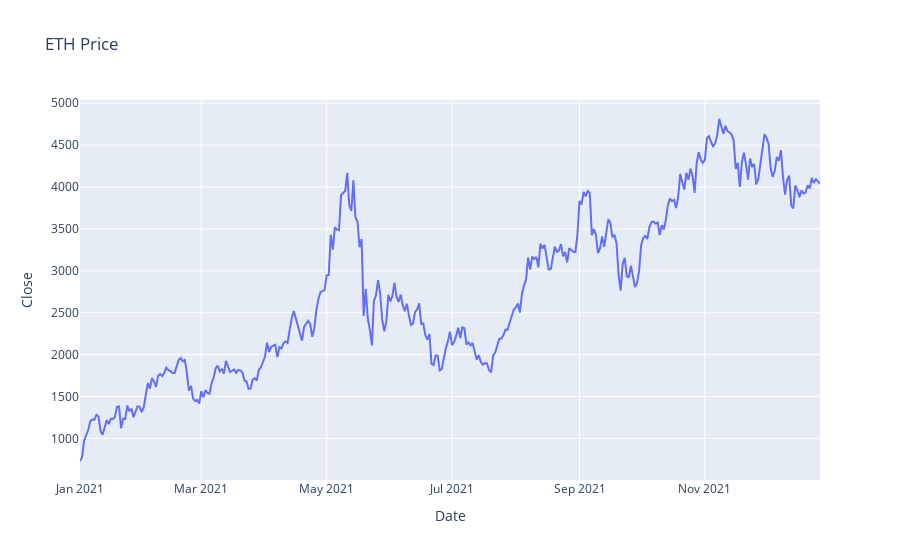

Write notebook code for a chart like this one.
### Code cell
fig = px.line(eth_data, y="Close", 
              title="ETH Price") 
# width=700, height=500
fig.show()

### Figure 1 — Plotly figure (JSON) as saved in the notebook; plotly's stock layout.template omitted (floating-point values rounded to 4 significant figures; data arrays with more than 128 entries replaced by an {"elided": "..."} marker saying what was removed)
{"data": [{"hovertemplate": "Date=%{x}<br>Close=%{y}<extra></extra>", "legendgroup": "", "line": {"color": "#636efa", "dash": "solid"}, "marker": {"symbol": "circle"}, "mode": "lines", "name": "", "orientation": "v", "showlegend": false, "type": "scatter", "x": {"elided": "361 str values"}, "xaxis": "x", "y": {"elided": "361 float values"}, "yaxis": "y"}], "layout": {"legend": {"tracegroupgap": 0}, "title": {"text": "ETH Price"}, "xaxis": {"anchor": "y", "domain": [0, 1], "title": {"text": "Date"}}, "yaxis": {"anchor": "x", "domain": [0, 1], "title": {"text": "Close"}}}}
